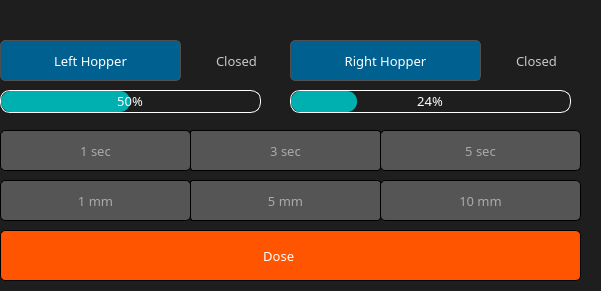
     <widget class="QFrame" name="frame_7">
      <property name="geometry">
       <rect>
        <x>10</x>
        <y>340</y>
        <width>601</width>
        <height>291</height>
       </rect>
      </property>
      <property name="font">
       <font>
        <family>Montserrat</family>
        <pointsize>10</pointsize>
        <weight>50</weight>
        <italic>false</italic>
        <bold>false</bold>
        <kerning>false</kerning>
       </font>
      </property>
      <property name="styleSheet">
       <string notr="true">background-color: rgb(30,30,30);
border:0px;</string>
      </property>
      <property name="frameShape">
       <enum>QFrame::StyledPanel</enum>
      </property>
      <property name="frameShadow">
       <enum>QFrame::Raised</enum>
      </property>
      <widget class="QProgressBar" name="Lhopper_powder_level">
       <property name="geometry">
        <rect>
         <x>0</x>
         <y>90</y>
         <width>261</width>
         <height>23</height>
        </rect>
       </property>
       <property name="font">
        <font>
         <family>Montserrat</family>
         <pointsize>10</pointsize>
         <weight>50</weight>
         <italic>false</italic>
         <bold>false</bold>
         <kerning>false</kerning>
        </font>
       </property>
       <property name="styleSheet">
        <string notr="true">QProgressBar {
    border: 1px solid rgb(255, 255, 255); /* Set the border for the whole widget */
   border-radius:10px;
color: rgb(255, 255, 255);
}

QProgressBar::chunk {
    background-color:rgb(0, 175, 175); /* Set the background color for the chunk */
border-radius:10px;
}
</string>
       </property>
       <property name="value">
        <number>50</number>
       </property>
       <property name="alignment">
        <set>Qt::AlignCenter</set>
       </property>
      </widget>
      <widget class="QProgressBar" name="Rhopper_powder_level">
       <property name="geometry">
        <rect>
         <x>290</x>
         <y>90</y>
         <width>281</width>
         <height>23</height>
        </rect>
       </property>
       <property name="font">
        <font>
         <family>Montserrat</family>
         <pointsize>10</pointsize>
         <weight>50</weight>
         <italic>false</italic>
         <bold>false</bold>
         <kerning>false</kerning>
        </font>
       </property>
       <property name="styleSheet">
        <string notr="true">QProgressBar {
    border: 1px solid rgb(255, 255, 255); /* Set the border for the whole widget */
   border-radius:10px;
color: rgb(255, 255, 255);
}

QProgressBar::chunk {
    background-color: rgb(0, 175, 175); /* Set the background color for the chunk */
border-radius:10px;
}
</string>
       </property>
       <property name="value">
        <number>24</number>
       </property>
       <property name="alignment">
        <set>Qt::AlignCenter</set>
       </property>
      </widget>
      <widget class="QPushButton" name="Hopper1sec">
       <property name="geometry">
        <rect>
         <x>0</x>
         <y>130</y>
         <width>191</width>
         <height>41</height>
        </rect>
       </property>
       <property name="font">
        <font>
         <family>Montserrat</family>
         <pointsize>10</pointsize>
         <weight>50</weight>
         <italic>false</italic>
         <bold>false</bold>
         <kerning>false</kerning>
        </font>
       </property>
       <property name="styleSheet">
        <string notr="true">border:1px solid rgb(0,0,0);
border-radius:5px;
color: rgb(170, 170, 170);
background-color: rgb(85, 85, 85);</string>
       </property>
       <property name="text">
        <string>1 sec</string>
       </property>
      </widget>
      <widget class="QPushButton" name="Hopper3sec">
       <property name="geometry">
        <rect>
         <x>190</x>
         <y>130</y>
         <width>191</width>
         <height>41</height>
        </rect>
       </property>
       <property name="font">
        <font>
         <family>Montserrat</family>
         <pointsize>10</pointsize>
         <weight>50</weight>
         <italic>false</italic>
         <bold>false</bold>
         <kerning>false</kerning>
        </font>
       </property>
       <property name="styleSheet">
        <string notr="true">border:1px solid rgb(0,0,0);
border-radius:3px;
color: rgb(170, 170, 170);
background-color: rgb(85, 85, 85);</string>
       </property>
       <property name="text">
        <string>3 sec</string>
       </property>
      </widget>
      <widget class="QPushButton" name="Hopper5sec">
       <property name="geometry">
        <rect>
         <x>380</x>
         <y>130</y>
         <width>201</width>
         <height>41</height>
        </rect>
       </property>
       <property name="font">
        <font>
         <family>Montserrat</family>
         <pointsize>10</pointsize>
         <weight>50</weight>
         <italic>false</italic>
         <bold>false</bold>
         <kerning>false</kerning>
        </font>
       </property>
       <property name="styleSheet">
        <string notr="true">border:1px solid rgb(0,0,0);
border-radius:5px;
color: rgb(170, 170, 170);
background-color: rgb(85, 85, 85);</string>
       </property>
       <property name="text">
        <string>5 sec</string>
       </property>
      </widget>
      <widget class="QPushButton" name="Hopper1mm">
       <property name="geometry">
        <rect>
         <x>0</x>
         <y>180</y>
         <width>191</width>
         <height>41</height>
        </rect>
       </property>
       <property name="font">
        <font>
         <family>Montserrat</family>
         <pointsize>10</pointsize>
         <weight>50</weight>
         <italic>false</italic>
         <bold>false</bold>
         <kerning>false</kerning>
        </font>
       </property>
       <property name="styleSheet">
        <string notr="true">border:1px solid rgb(0,0,0);
border-radius:5px;
color: rgb(170, 170, 170);
background-color: rgb(85, 85, 85);</string>
       </property>
       <property name="text">
        <string>1 mm</string>
       </property>
      </widget>
      <widget class="QPushButton" name="Hopper5mm">
       <property name="geometry">
        <rect>
         <x>190</x>
         <y>180</y>
         <width>191</width>
         <height>41</height>
        </rect>
       </property>
       <property name="font">
        <font>
         <family>Montserrat</family>
         <pointsize>10</pointsize>
         <weight>50</weight>
         <italic>false</italic>
         <bold>false</bold>
         <kerning>false</kerning>
        </font>
       </property>
       <property name="styleSheet">
        <string notr="true">border:1px solid rgb(0,0,0);
border-radius:3px;
color: rgb(170, 170, 170);
background-color: rgb(85, 85, 85);</string>
       </property>
       <property name="text">
        <string>5 mm</string>
       </property>
      </widget>
      <widget class="QPushButton" name="Hopper10mm">
       <property name="geometry">
        <rect>
         <x>380</x>
         <y>180</y>
         <width>201</width>
         <height>41</height>
        </rect>
       </property>
       <property name="font">
        <font>
         <family>Montserrat</family>
         <pointsize>10</pointsize>
         <weight>50</weight>
         <italic>false</italic>
         <bold>false</bold>
         <kerning>false</kerning>
        </font>
       </property>
       <property name="styleSheet">
        <string notr="true">border:1px solid rgb(0,0,0);
border-radius:5px;
color: rgb(170, 170, 170);
background-color: rgb(85, 85, 85);</string>
       </property>
       <property name="text">
        <string>10 mm</string>
       </property>
      </widget>
      <widget class="QLineEdit" name="Lhopper_status">
       <property name="geometry">
        <rect>
         <x>190</x>
         <y>50</y>
         <width>71</width>
         <height>21</height>
        </rect>
       </property>
       <property name="font">
        <font>
         <family>Montserrat</family>
         <pointsize>10</pointsize>
         <weight>50</weight>
         <italic>false</italic>
         <bold>false</bold>
         <kerning>false</kerning>
        </font>
       </property>
       <property name="styleSheet">
        <string notr="true">border:0px;color: rgb(200, 200, 200);</string>
       </property>
       <property name="text">
        <string>Closed</string>
       </property>
       <property name="alignment">
        <set>Qt::AlignRight|Qt::AlignTrailing|Qt::AlignVCenter</set>
       </property>
       <property name="placeholderText">
        <string>0.00</string>
       </property>
      </widget>
      <widget class="QLineEdit" name="Rhopper_status">
       <property name="geometry">
        <rect>
         <x>490</x>
         <y>50</y>
         <width>71</width>
         <height>21</height>
        </rect>
       </property>
       <property name="font">
        <font>
         <family>Montserrat</family>
         <pointsize>10</pointsize>
         <weight>50</weight>
         <italic>false</italic>
         <bold>false</bold>
         <kerning>false</kerning>
        </font>
       </property>
       <property name="styleSheet">
        <string notr="true">border:0px;color: rgb(200, 200, 200);</string>
       </property>
       <property name="text">
        <string>Closed</string>
       </property>
       <property name="alignment">
        <set>Qt::AlignRight|Qt::AlignTrailing|Qt::AlignVCenter</set>
       </property>
       <property name="placeholderText">
        <string>0.00</string>
       </property>
      </widget>
      <widget class="QPushButton" name="Lhopper">
       <property name="geometry">
        <rect>
         <x>0</x>
         <y>40</y>
         <width>181</width>
         <height>41</height>
        </rect>
       </property>
       <property name="font">
        <font>
         <family>Montserrat</family>
         <pointsize>10</pointsize>
         <weight>50</weight>
         <italic>false</italic>
         <bold>false</bold>
         <kerning>false</kerning>
        </font>
       </property>
       <property name="styleSheet">
        <string notr="true">border:1px solid rgb(80,80,80);
border-radius:5px;
color: rgb(255, 255, 255);
background-color: rgb(0, 97, 145);</string>
       </property>
       <property name="text">
        <string>Left Hopper</string>
       </property>
      </widget>
      <widget class="QPushButton" name="Rhopper">
       <property name="geometry">
        <rect>
         <x>290</x>
         <y>40</y>
         <width>191</width>
         <height>41</height>
        </rect>
       </property>
       <property name="font">
        <font>
         <family>Montserrat</family>
         <pointsize>10</pointsize>
         <weight>50</weight>
         <italic>false</italic>
         <bold>false</bold>
         <kerning>false</kerning>
        </font>
       </property>
       <property name="styleSheet">
        <string notr="true">border:1px solid rgb(80,80,80);
border-radius:5px;
color: rgb(255, 255, 255);
background-color: rgb(0, 97, 145);</string>
       </property>
       <property name="text">
        <string>Right Hopper</string>
       </property>
      </widget>
      <widget class="QPushButton" name="Hopper_Dose">
       <property name="geometry">
        <rect>
         <x>0</x>
         <y>230</y>
         <width>581</width>
         <height>51</height>
        </rect>
       </property>
       <property name="font">
        <font>
         <family>Montserrat</family>
         <pointsize>10</pointsize>
         <weight>50</weight>
         <italic>false</italic>
         <bold>false</bold>
         <kerning>false</kerning>
        </font>
       </property>
       <property name="styleSheet">
        <string notr="true">border:1px solid rgb(0,0,0);
border-radius:5px;
color: rgb(255, 255, 255);
background-color: rgb(255, 85, 0);</string>
       </property>
       <property name="text">
        <string>Dose       </string>
       </property>
      </widget>
      <widget class="QLabel" name="label_148">
       <property name="geometry">
        <rect>
         <x>300</x>
         <y>250</y>
         <width>41</width>
         <height>41</height>
        </rect>
       </property>
       <property name="font">
        <font>
         <family>Montserrat</family>
         <pointsize>10</pointsize>
         <weight>50</weight>
         <italic>false</italic>
         <bold>false</bold>
         <kerning>false</kerning>
        </font>
       </property>
       <property name="styleSheet">
        <string notr="true">border:0px;
background-color: rgb(255, 255);</string>
       </property>
       <property name="text">
        <string/>
       </property>
       <property name="pixmap">
        <pixmap>resource/Dose_2.png</pixmap>
       </property>
       <property name="scaledContents">
        <bool>true</bool>
       </property>
      </widget>
      <widget class="QLabel" name="label_149">
       <property name="geometry">
        <rect>
         <x>320</x>
         <y>230</y>
         <width>41</width>
         <height>41</height>
        </rect>
       </property>
       <property name="font">
        <font>
         <family>Montserrat</family>
         <pointsize>10</pointsize>
         <weight>50</weight>
         <italic>false</italic>
         <bold>false</bold>
         <kerning>false</kerning>
        </font>
       </property>
       <property name="styleSheet">
        <string notr="true">border:0px;
background-color: rgb(255, 255);</string>
       </property>
       <property name="text">
        <string/>
       </property>
       <property name="pixmap">
        <pixmap>resource/Dose1.png</pixmap>
       </property>
       <property name="scaledContents">
        <bool>true</bool>
       </property>
      </widget>
      <zorder>Lhopper_powder_level</zorder>
      <zorder>Rhopper_powder_level</zorder>
      <zorder>Hopper1sec</zorder>
      <zorder>Hopper3sec</zorder>
      <zorder>Hopper5sec</zorder>
      <zorder>Hopper1mm</zorder>
      <zorder>Hopper5mm</zorder>
      <zorder>Hopper10mm</zorder>
      <zorder>Lhopper_status</zorder>
      <zorder>Rhopper_status</zorder>
      <zorder>Lhopper</zorder>
      <zorder>Rhopper</zorder>
      <zorder>Hopper_Dose</zorder>
      <zorder>label_149</zorder>
      <zorder>label_148</zorder>
     </widget>
